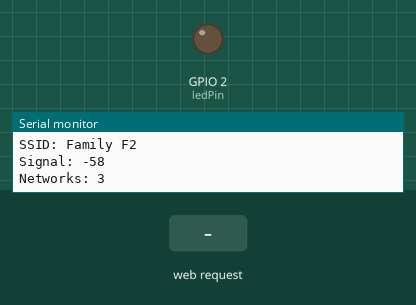
Simulated run of this sketch. Board: ESP8266 (NodeMCU). Shown: output pins drawn as LEDs (lit = HIGH), the last lines printed to the serial monitor. Inputs (shaded band) come from the test bench. WiFi joins after 1.5 s; servers stay silent unless stated; a WiFi scan finds three made-up networks.

Above: at 4.7 s.
4.8 s: HTTP request GET /raining received
At 6.2 s:
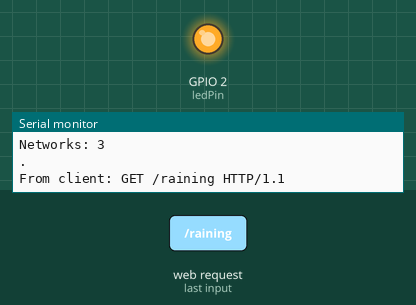
Timing chart, 0 to 7.8 s (numbered marks = the images above; inputs shaded):
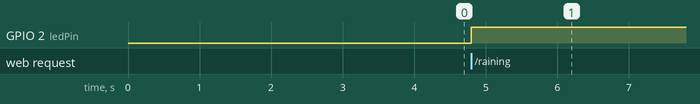

The sketch:

Server.ino
```cpp
/*  Connects to the home WiFi network
 *  Asks some network parameters
 *  Starts WiFi server with fix IP and listens
 *  Receives and sends messages to the client
 *  Communicates: wifi_client_01.ino
 */
#include <SPI.h>
#include <ESP8266WiFi.h>

byte ledPin = 2;
char ssid[] = "Family F2";               // SSID of your home WiFi
char pass[] = "23456781";               // password of your home WiFi
WiFiServer server(80);

IPAddress ip(192, 168, 100, 80);            // IP address of the server
IPAddress gateway(192,168,100,58);           // gateway of your network
IPAddress subnet(255,255,255,0);          // subnet mask of your network

void setup() {
  Serial.begin(115200);                   // only for debug
  WiFi.config(ip, gateway, subnet);       // forces to use the fix IP
  WiFi.begin(ssid, pass);                 // connects to the WiFi router
  while (WiFi.status() != WL_CONNECTED) {
    Serial.print(".");
    delay(500);
  }
  server.begin();                         // starts the server
Serial.println("Connected to wifi");
  Serial.print("Status: "); Serial.println(WiFi.status());  // some parameters from the network
  Serial.print("IP: ");     Serial.println(WiFi.localIP());
  Serial.print("Subnet: "); Serial.println(WiFi.subnetMask());
  Serial.print("Gateway: "); Serial.println(WiFi.gatewayIP());
  Serial.print("SSID: "); Serial.println(WiFi.SSID());
  Serial.print("Signal: "); Serial.println(WiFi.RSSI());
  Serial.print("Networks: "); Serial.println(WiFi.scanNetworks());
  pinMode(ledPin, OUTPUT);
}

void loop () {
  WiFiClient client = server.available();
  if (client) {
    if (client.connected()) {
      digitalWrite(ledPin, LOW);  // to show the communication only (inverted logic)
      Serial.println(".");
      String request = client.readStringUntil('\r');    // receives the message from the client
      Serial.print("From client: "); Serial.println(request);
      client.flush();
      if(request=="raining")
        client.println("Ok client! I'm working.\r"); // sends the answer to the client
      digitalWrite(ledPin, HIGH);
    }
    client.stop();                // tarminates the connection with the client
  }
  // else
  //   Serial.print("nothing");
}
```

Measured:
- after the input at 4.8 s, GPIO 2 (ledPin): LOW → HIGH at once
